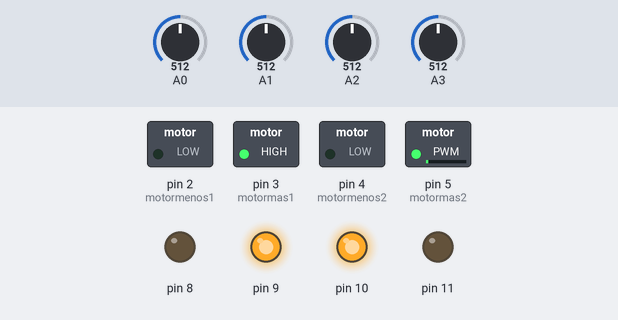
Simulated run of this sketch. Board: Arduino Uno, built with avr-gcc and run on an emulated ATmega328P. On the bench: switched loads named in the sketch (green lamp = pin HIGH), output pins drawn as LEDs (lit = HIGH). Inputs (shaded band) come from the test bench; at power-on: A3 = 512, A1 = 512, A2 = 512, A0 = 512. What the sketch prints to the serial monitor is not drawn.

Above: at 1.2 s.
1.3 s: A3 set to 491
2.8 s: A3 set to 461
At 3.5 s:
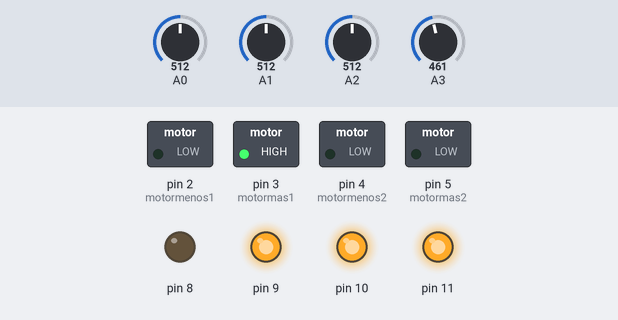
4.3 s: A1 set to 558
5.8 s: A1 set to 585
At 7.0 s:
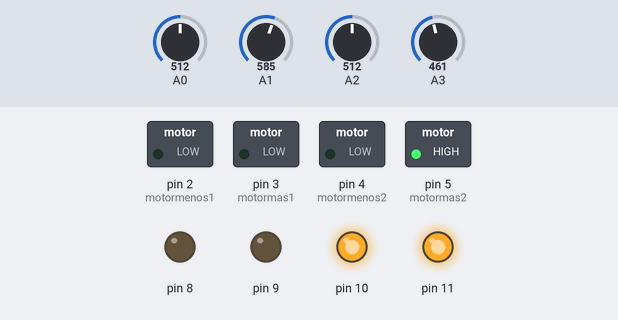
7.3 s: A2 set to 539
At 8.2 s:
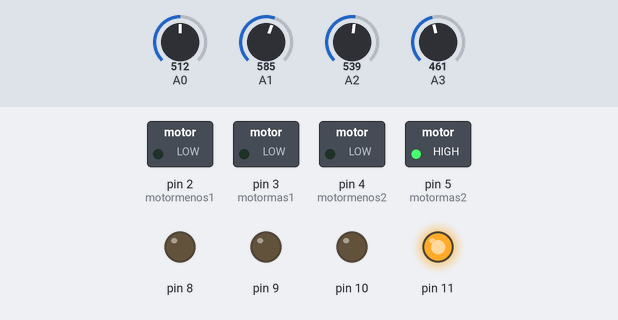
8.8 s: A0 set to 280
At 9.3 s:
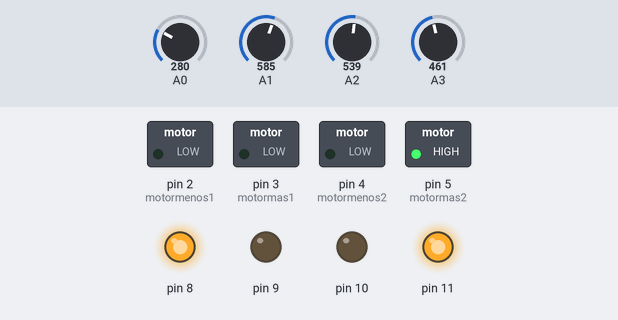
Timing chart, 0 to 11.3 s (numbered marks = the images above; inputs shaded):
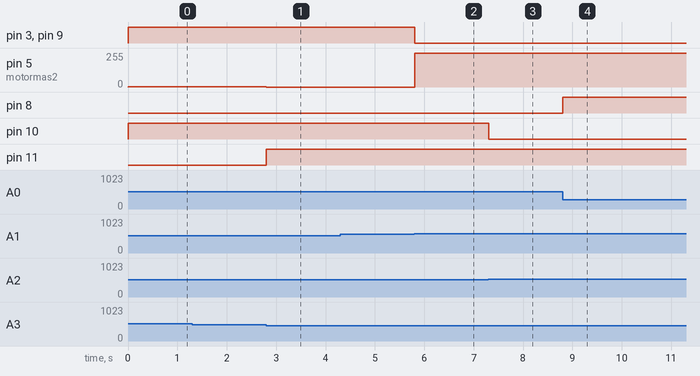

The sketch:

color_burger.ino
```cpp
int motormenos1 = 2;
int motormas1 = 3;
int motormenos2 = 4;
int motormas2 = 5;
int velocidadmas1 = 0;
int velocidadmas2 = 0;
bool velocidadmenos1 = 0;
bool velocidadmenos2 = 0;
int tabla = 0;
int sizquierda = 0;
int scentroiz = 0;
int scentrode = 0;
int sderecha = 0;
int RPM = 255; // 0-255

void setup()  //declarando entradas salidas
{

pinMode(motormenos1,OUTPUT); // 2 salida motor 1 -
pinMode(motormas1,OUTPUT); // 3 salida PWM motor 1 +
pinMode(motormenos2,OUTPUT);//  4 salida motor 2 -
pinMode(motormas2,OUTPUT);//  5 salida PWM motor 2 +

pinMode(8,OUTPUT);
pinMode(9,OUTPUT);
pinMode(10,OUTPUT);
pinMode(11,OUTPUT);
pinMode(13,INPUT);

Serial.begin(9600); // inicializa el puerto usb a esa velocidad
}

void loop()
{
  //------------------------------------------------------------------------------------------
  //lectura de sensores
tabla = 0;
 if (analogRead(A0)>= 290)  sizquierda = 0,digitalWrite(8,LOW),(tabla = tabla + 0);
     else                   sizquierda = 1,digitalWrite(8,HIGH),(tabla = tabla + 8);

 if (analogRead(A1)>= 575)  scentroiz = 0, digitalWrite(9,LOW),(tabla = tabla + 0);
     else                   scentroiz = 1, digitalWrite(9,HIGH),(tabla = tabla + 4);

 if (analogRead(A2)>= 525)  scentrode = 0, digitalWrite(10,LOW),(tabla = tabla + 0);
     else                   scentrode = 1, digitalWrite(10,HIGH),(tabla = tabla + 2);

 if (analogRead(A3)>= 475)  sderecha = 0, digitalWrite(11,LOW),(tabla = tabla + 0);
     else                   sderecha = 1, digitalWrite(11,HIGH),(tabla = tabla + 1);

/*CREACION DE MATRIZ
tabla = 0;
if (sderecha = 1)      (tabla = tabla + 0);
if (sderecha = 0)      (tabla = tabla + 1);

if (scentrode = 0)     (tabla = tabla + 0);
if (scentrode = 1)      (tabla = tabla + 2);

if (scentroiz = 0)     (tabla = tabla + 0);
if (scentroiz = 1)      (tabla = tabla + 4);

if (sizquierda = 0)    (tabla = tabla + 0);
if (sizquierda = 1)    (tabla = tabla + 8); */


Serial.println(tabla);
  //DECIDIENDO CONDICIONES
 //--------------------------------------------------------------------------------------------
 if (tabla == 0)
    velocidadmas1 = 0,//REVERSA
    velocidadmenos1= HIGH,
    velocidadmas2 = 0, //REVERSA
    velocidadmenos2= HIGH; //

 if (tabla == 1)
    velocidadmas1 = 0,    //  RPM
    velocidadmenos1= LOW, // ADELANTE
    velocidadmas2 = RPM,
    velocidadmenos2= LOW; //PARAR

 if (tabla == 2)
    velocidadmas1 = 0,//RPM = 50% DE MOTOR
    velocidadmenos1= LOW, // ADELANTE
    velocidadmas2 = RPM,
    velocidadmenos2= LOW; //PARAR

  if (tabla == 3)
    velocidadmas1 = 0,//RPM = 50% DE MOTOR
    velocidadmenos1= LOW, // ADELANTE
    velocidadmas2 = RPM,
    velocidadmenos2= LOW; //PARAR

 if (tabla == 4)
    velocidadmas1 = RPM,//RPM = 50% DE MOTOR
    velocidadmenos1= LOW, // ADELANTE
    velocidadmas2 = 0,
    velocidadmenos2= HIGH; //PARAR


 if (tabla == 5)
    velocidadmas1   = velocidadmas1, //seguir con el estado anterior
    velocidadmenos1 = velocidadmenos1,
    velocidadmas2   = velocidadmas2,
    velocidadmenos2 = velocidadmenos2;

 if (tabla == 6)
    velocidadmas1 = RPM,//adelante
    velocidadmenos1= LOW, // parar
    velocidadmas2 = HIGH, //adelante
    velocidadmenos2= LOW;

 if (tabla == 7)
    velocidadmas1 = RPM,
    velocidadmenos1= LOW,//parar
    velocidadmas2 = 0,
    velocidadmenos2= LOW; //adelante

 if (tabla == 8)
    velocidadmas1 = RPM, //parar
    velocidadmenos2= LOW,
    velocidadmas2 = 0,//adelante
    velocidadmenos2= LOW;

 if (tabla == 9)
    velocidadmas1   = velocidadmas1, //seguir con el estado anterior
    velocidadmenos1 = velocidadmenos1,
    velocidadmas2   = velocidadmas2,
    velocidadmenos2 = velocidadmenos2;

 if (tabla == 10)
    velocidadmas1 = RPM,//parar
    velocidadmenos1= LOW,
    velocidadmas2 = 0,//adelante
    velocidadmenos2= LOW;

 if (tabla == 11)
    velocidadmas1 = 0,//RPM = 50% DE MOTOR
    velocidadmenos1= LOW, // ADELANTE
    velocidadmas2 = RPM,
    velocidadmenos2= LOW; //PARAR

 if (tabla == 12)
    velocidadmas1 = RPM,//parar
    velocidadmenos1= LOW,
    velocidadmas2 = 0, //adelante
    velocidadmenos2= HIGH; //

 if (tabla == 13)
    velocidadmas1 = RPM,//parar
    velocidadmenos1= LOW,
    velocidadmas2 = 0, //adelante
    velocidadmenos2= LOW; //

 if (tabla == 14)
    velocidadmas1 = RPM,//parar
    velocidadmenos1= LOW,
    velocidadmas2 = 0, //adelante
    velocidadmenos2= LOW; //

 if (tabla == 15)
    velocidadmas1 = RPM,//adelante
    velocidadmenos1= LOW,
    velocidadmas2 = RPM, //adelante
    velocidadmenos2= LOW; //
 //--------------------------------------------------------------------------------------------
 //enviando velocidad a motores
  analogWrite(motormas1,velocidadmas1);// envia señal analogica al (pwm)
  digitalWrite(motormenos1,velocidadmenos1);
  analogWrite(motormas2,velocidadmas2);//
  digitalWrite(motormenos2,velocidadmenos2);
  //delay(100);
  }
```

Measured:
- the behaviour switches between 475 and 474 on A3 (found by bisection; images 0 and 1)
- the behaviour switches between 574 and 575 on A1 (found by bisection; images 1 and 2)
- the behaviour switches between 524 and 525 on A2 (found by bisection; images 2 and 3)
- after the input at 2.8 s, pin 5 (motormas2): 1/255 → 0/255 at once; pin 11: LOW → HIGH at once
- after the input at 5.8 s, pin 3 (motormas1), pin 9: HIGH → LOW at once; pin 5 (motormas2): 0/255 → 255/255 at once
- after the input at 7.3 s, pin 10: HIGH → LOW at once
- after the input at 8.8 s, pin 8: LOW → HIGH at once
